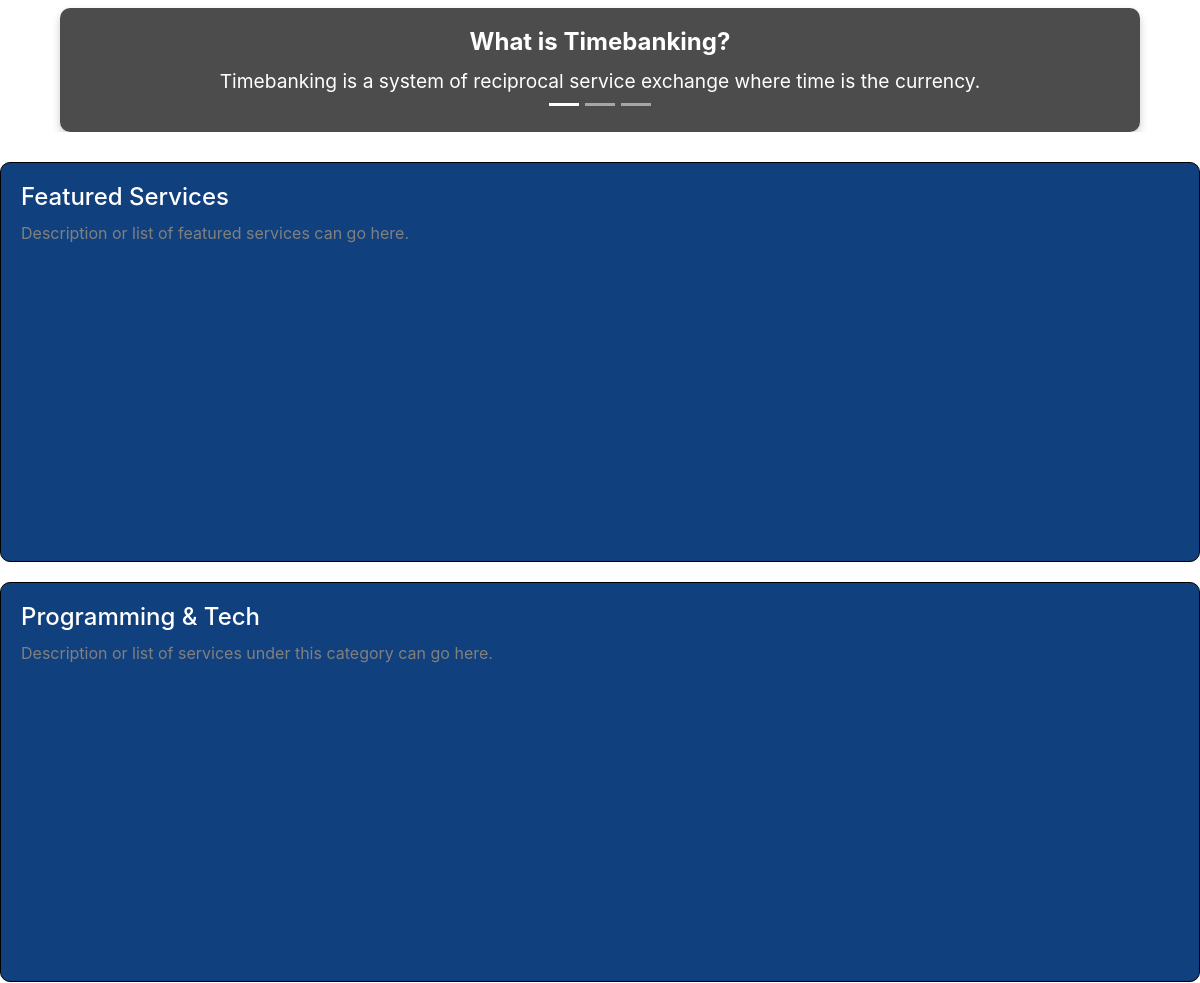
/ (middle part), run on an earlier commit of the app's database.
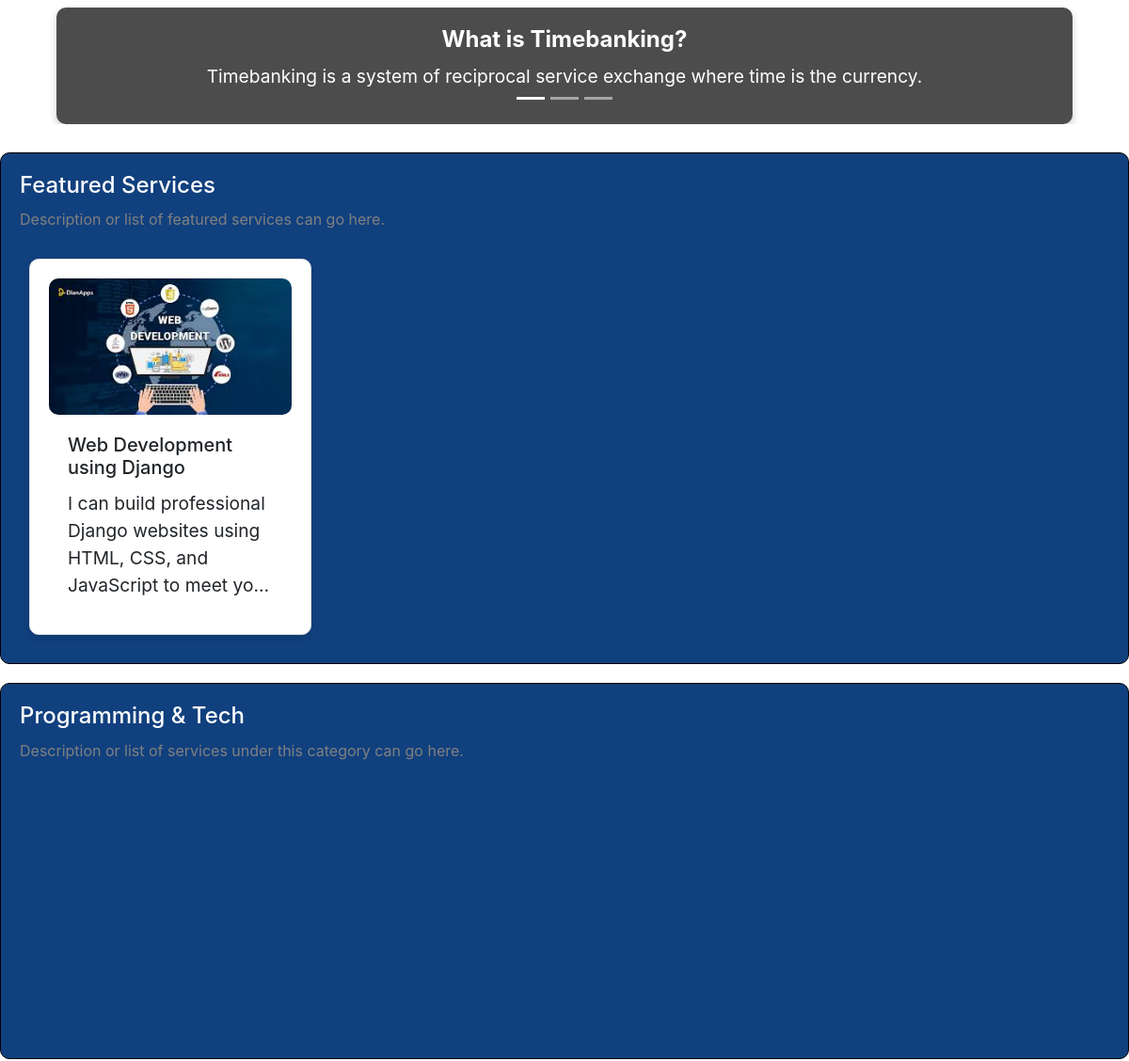
And on a later commit of the database.
### Time_Banking/models.py (models this page shows, shortened)
class Listing(models.Model):
    title = models.CharField(max_length=255) # use CharField
    category = models.CharField(max_length=20, choices=Category.choices) # enum for Category
    image = models.ImageField(upload_to='images/')
    description = models.TextField()

### Time_Banking/views.py (the view)
# urls.py: 2. Add a URL to urlpatterns:  path('', views.home, name='home')
def home(request):
    listings = Listing.objects.all()
    context = {
        "listings": listings,
    }
    return render(request, "index.html", context)

### Time_Banking/templates/index.html (shortened to what this page needs)
{% load static %}
<!DOCTYPE html>
<html lang="en">
<head>
    <link rel="stylesheet" href="https://stackpath.bootstrapcdn.com/bootstrap/4.5.2/css/bootstrap.min.css">
    <link rel="stylesheet" href="https://cdnjs.cloudflare.com/ajax/libs/font-awesome/6.0.0-beta3/css/all.min.css">
    <link rel="stylesheet" href="{% static 'css/style.css' %}">
</head>
<body>
    <div id="timebankingCarousel" class="carousel slide" data-ride="carousel">
        <ol class="carousel-indicators">
            <li data-target="#timebankingCarousel" data-slide-to="0" class="active"></li>
            <li data-target="#timebankingCarousel" data-slide-to="1"></li>
            <li data-target="#timebankingCarousel" data-slide-to="2"></li>
        </ol>
        <div class="carousel-inner">
            <div class="carousel-item active">
                <div class="carousel-caption-below">
                    <h5>What is Timebanking?</h5>
                    <p>Timebanking is a system of reciprocal service exchange where time is the currency.</p>
                </div>
            </div>
        </div>
        <a class="carousel-control-prev" href="#timebankingCarousel" role="button" data-slide="prev">
        </a>
        <a class="carousel-control-next" href="#timebankingCarousel" role="button" data-slide="next">
        </a>
    </div>
    <div class="front-page-sections">
        <div class="section">
            <h2 class="section-title">Featured Services</h2>
            <p class="section-description">Description or list of featured services can go here.</p>
            <div class="card-container">
                {% for listing in listings %}
                    <div class="card">
                        <img src="{{ listing.image.url }}" class="card-img-top" alt="{{ listing.title }}">
                        <div class="card-body">
                            <h5 class="card-title">{{ listing.title }}</h5>
                            <p class="card-text">{{ listing.description }}</p>
                        </div>
                    </div>
                {% endfor %}
            </div>
        </div>
        <div class="section">
            <h2 class="section-title">Programming & Tech</h2>
            <p class="section-description">Description or list of services under this category can go here.</p>
        </div>
    </div>
</body>
</html>

### Time_Banking/static/css/style.css (style rules this page uses)
p { font-size: 1.2rem; }
.front-page-sections { display: flex; flex-direction: column; align-items: left; margin: 20px 0; }
.section { background-color: #11407e; border: 1px solid black; border-radius: 10px; padding: 20px; margin: 10px 0; min-height: 50vh; display: flex; flex-direction: column; justify-content: flex-start; text-align: left; }
.section-title { font-size: 24px; color: white; margin-bottom: 10px; }
.section-description { font-size: 16px; color: grey; margin-bottom: 20px; }
.carousel-caption-below { text-align: center; background-color: rgba(0, 0, 0, 0.7); color: white; padding: 20px; margin-top: 10px; border-radius: 10px; max-width: 90%; margin-left: auto; margin-right: auto; box-shadow: 0 4px 8px rgba(0, 0, 0, 0.2); }
.carousel-caption-below h5 { font-size: 1.5rem; font-weight: bold; margin-bottom: 10px; }
.carousel-caption-below p { font-size: 1.2rem; }
.carousel-control-prev, .carousel-control-next { width: 10%; color: #000; }
.card-container { display: flex; flex-wrap: wrap; justify-content: flex-start; gap: 20px; }
.card { background-color: white; border: 1px solid #ddd; border-radius: 10px; box-shadow: 0 4px 8px rgba(0, 0, 0, 0.1); padding: 20px; margin: 10px; width: 100%; max-width: 300px; box-sizing: border-box; height: 400px; overflow: hidden; display: flex; flex-direction: column; justify-content: space-between; }
.card-text { overflow: hidden; text-overflow: ellipsis; display: -webkit-box; -webkit-line-clamp: 4; -webkit-box-orient: vertical; height: auto; }
.card-img-top { width: 100%; height: auto; border-radius: 10px; }
.card img { width: 100%; height: auto; border-radius: 10px; }

What changed in the data, as far as the page shows it:
added Listing: image (picture), title "Web Development using Django", description "I can build professional Django websites using HTML, CSS, and JavaScript to meet…"
